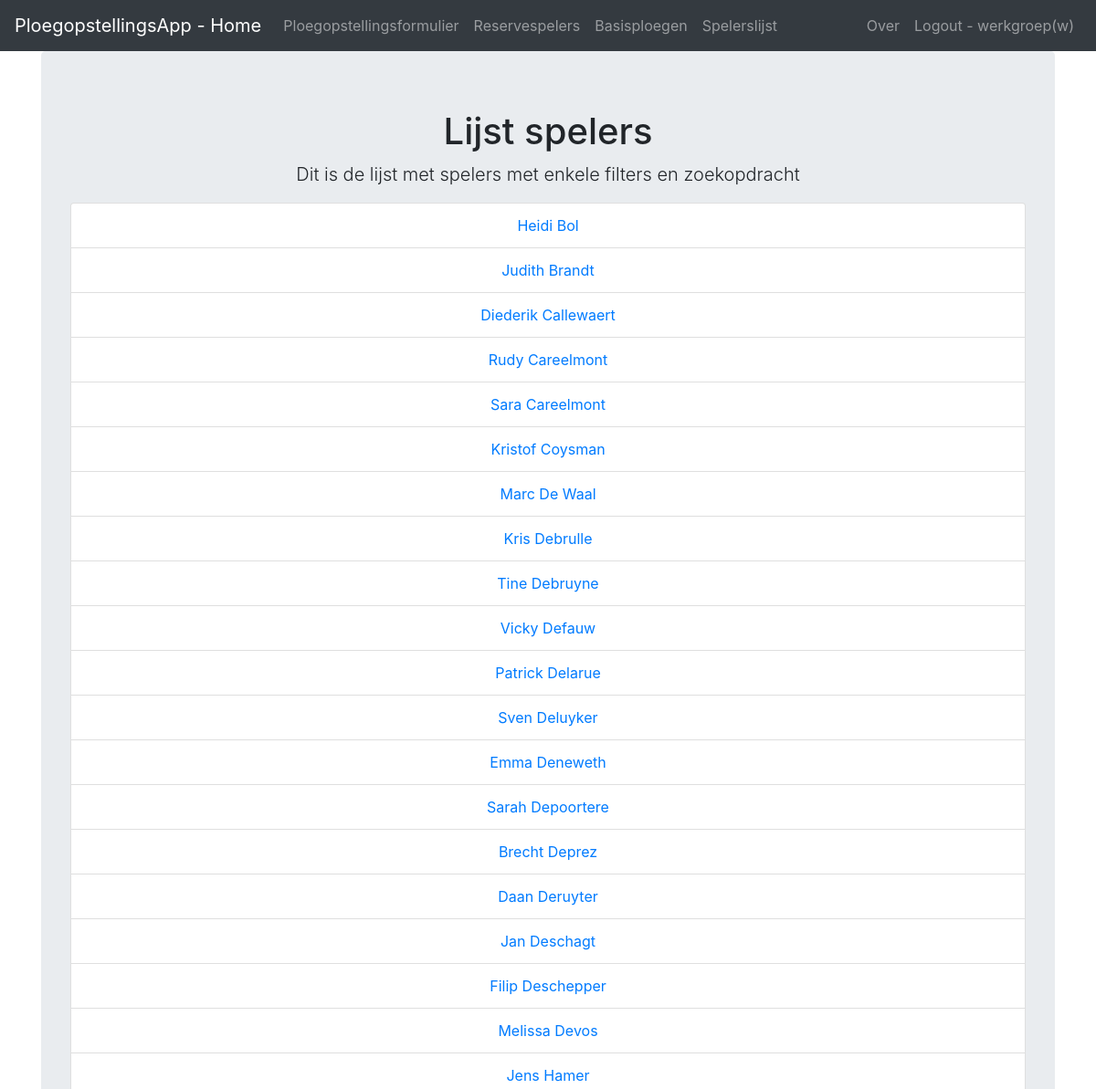
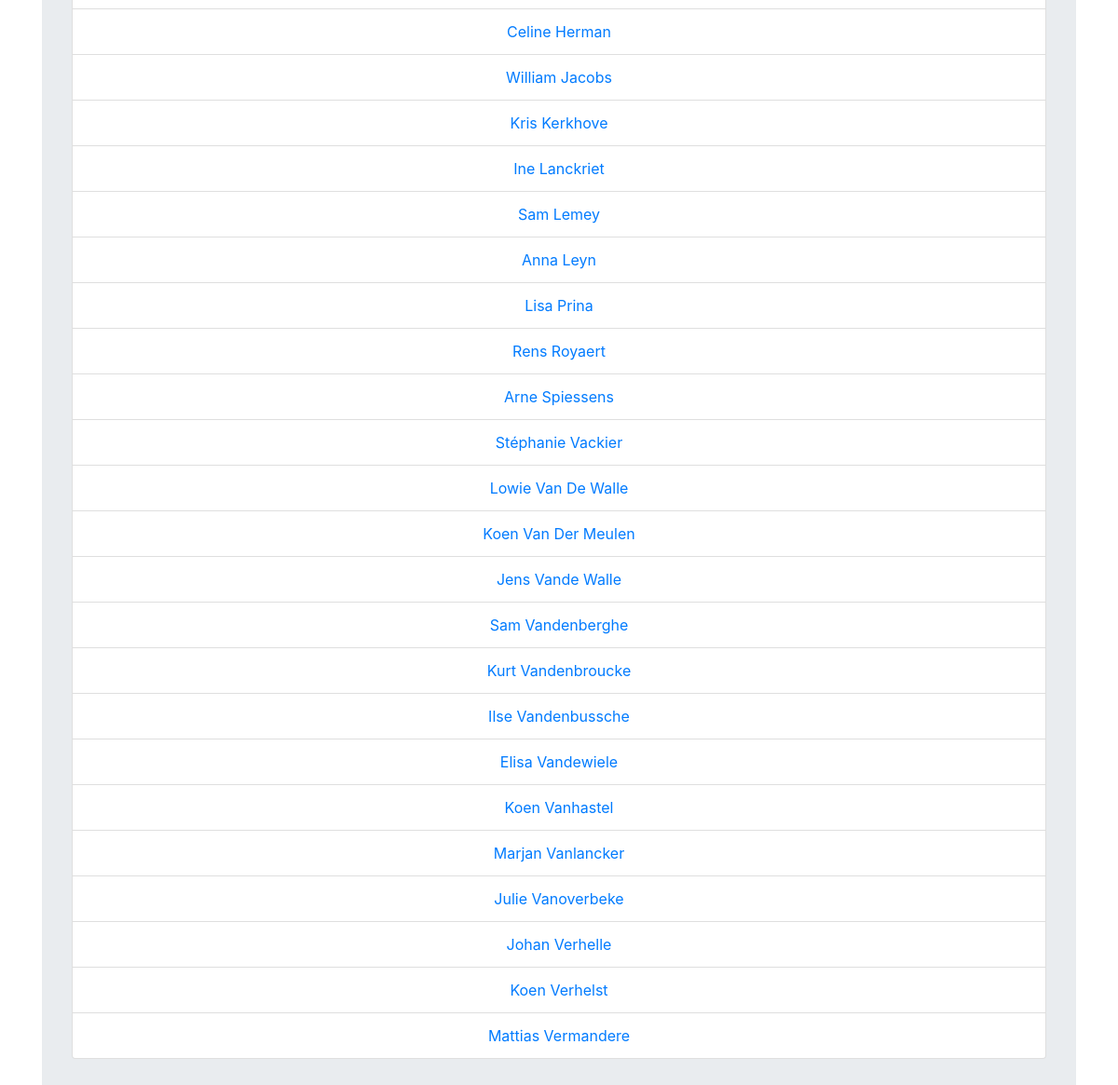
Screenshot of /spelerslijst (signed in) with the database file from the repository (2 pictures, top to bottom).
### app/models.py (models this page shows, shortened)
class Gebruiker (UserMixin, db.Model):
    id = db.Column(db.Integer, primary_key=True)
    naam = db.Column(db.String(64), index=True, unique=True)
    gebruikersnaam = db.Column(db.String(64), index=True, unique=True)
    password_hash = db.Column(db.String(128))
    rechten = db.Column(db.String(64))

class Speler (db.Model):
    id = db.Column(db.Integer, primary_key=True)
    groupcode = db.Column(db.String(128), index=True)
    groupname = db.Column(db.String(64), index=True)
    code = db.Column(db.String(128), index=True)
    memberid = db.Column(db.Integer, index=True)
    lastname = db.Column(db.String(64), index=True)
    lastname2 = db.Column(db.String(64), index=True)
    middlename = db.Column(db.String(64), index=True)
    firstname = db.Column(db.String(64), index=True)
    address = db.Column(db.String(128), index=True)
    address2 = db.Column(db.String(128), index=True)
    address3 = db.Column(db.String(128), index=True)
    postalcode = db.Column(db.String(16), index=True)
    city = db.Column(db.String(64), index=True)
    state = db.Column(db.String(64), index=True)
    country = db.Column(db.String(64), index=True)
    gender = db.Column(db.String(64), index=True)
    dob = db.Column(db.DateTime, index=True)
    phone = db.Column(db.String(64), index=True)
    phone2 = db.Column(db.String(64), index=True)
    mobile = db.Column(db.String(64), index=True)
    fax = db.Column(db.String(64), index=True)
    fax2 = db.Column(db.String(64), index=True)
    email = db.Column(db.String(64), index=True)
    website = db.Column(db.String(128), index=True)
    categoryname = db.Column(db.String(64), index=True)
    startdate = db.Column(db.DateTime, index=True)
    endate = db.Column(db.DateTime, index=True)
    role = db.Column(db.String(64), index=True)
    playerlevelsingle = db.Column(db.String(2), index=True)
    playerleveldouble = db.Column(db.String(2), index=True)
    playerlevelmixed = db.Column(db.String(2), index=True)
    typename = db.Column(db.String(64), index=True)
    geen_badminton_magazine = db.Column(db.Boolean)
    handicap = db.Column(db.Boolean)
    nieuwsbrief = db.Column(db.Boolean)
    partners = db.Column(db.Boolean)
    betaald = db.Column(db.Boolean, index=True)
    betaald_bedrag = db.Column(db.Integer, index=True)
    datum_betaling = db.Column(db.DateTime)
    email_vader = db.Column(db.String(64))
    email_moeder = db.Column(db.String(64))
    gsm_vader = db.Column(db.String(64))
    gsm_moeder = db.Column(db.String(64))
    kyu = db.Column(db.String(64))
    kyu_gaat_in_op = db.Column(db.DateTime)
    verwittiging = db.Column(db.Boolean)
    po_id_votas = db.Column(db.String(128))
    kapitein = db.Column(db.Boolean, index=True)
    wedstrijdleider = db.Column(db.Boolean, index=True)

### app/routes.py (the view)
@app.route('/spelerslijst')
@login_ploegkapitein_required
def spelerslijst():
    spelers = Speler.query.filter((Speler.role =='Speler') | (Speler.role == 'Uitgeleende speler')).filter(or_(Speler.typename == 'Competitiespeler', Speler.typename == 'Jeugd')).filter(Speler.website == 'http://www.interclub.be').all()
    return render_template('spelerslijst.html', spelers=spelers)

### app/models.py (called while the page is built)
@login.user_loader
def load_user(id):
    return Gebruiker.query.get(int(id))

### app/routes.py (called while the page is built)
def login_ploegkapitein_required(f):
    @wraps(f)
    def decorated_function(*args, **kwargs):
        if not current_user.is_authenticated:
            flash('geen rechten tot deze pagina')
            return redirect(url_for('index'))
        return f(*args, **kwargs)
    return decorated_function

### app/templates/spelerslijst.html
{% extends 'layout.html' %}
{% block body %}
    <div class="jumbotron text-center">
        <h1>Lijst spelers</h1>
        <p class="lead">Dit is de lijst met spelers met enkele filters en zoekopdracht</p>
        <ul class="list-group">
        {% for speler in spelers %}
            <li class="list-group-item"><a href="{{ url_for('speler', memberid=speler.memberid) }}">{{speler.firstname}} {{speler.lastname}}</a>
        {% endfor %}
        </ul>
    </div>
{% endblock %}

### app/templates/layout.html (shortened to what this page needs)
<!DOCTYPE html>
<html lang="en">
    <head>
		<link rel="stylesheet" href="https://maxcdn.bootstrapcdn.com/bootstrap/4.0.0/css/bootstrap.min.css">
    </head>
    <body>
        {% include '/includes/_navbar.html' %}
        <div class="container">
            {% block body %}{% endblock %}
        </div>
    </body>
</html>

### app/templates/includes/_navbar.html (shortened to what this page needs)
    <nav class="navbar navbar-expand-md navbar-dark bg-dark">
      <a class="navbar-brand" href="/">PloegopstellingsApp - Home</a>
      <div class="collapse navbar-collapse" id="navbarsExampleDefault">
        <ul class="navbar-nav mr-auto">
          {% if current_user.is_authenticated %}
          <li class="nav-item">
            <a class="nav-link" href="{{ url_for('ploegopstellingsformulier') }}">Ploegopstellingsformulier</a>
          </li>
          {% endif %}
          {% if current_user.is_authenticated %}
          <li class="nav-item">
            <a class="nav-link" href="{{ url_for('reservespelers') }}">Reservespelers</a>
          </li>
          {% endif %}
          {% if current_user.rechten == 'administrator' or current_user.rechten == 'werkgroep' %}
            <li class="nav-item">
                <a class="nav-link" href="{{ url_for('basisploegen') }}">Basisploegen</a>
            </li>
          {% endif %}
          {% if current_user.is_authenticated %}
            <li class="nav-item">
                <a class="nav-link" href="{{ url_for('spelerslijst') }}">Spelerslijst</a>
            </li>
          {% endif %}
        </ul>
          <ul class="nav navbar-nav navbar-right">
            <li class="nav-item">
                <a class="nav-link" href="{{ url_for('over') }}">Over</a>
            </li>
            {% if current_user.is_anonymous %}
                 <li class="nav-item">
                     <a class="nav-link" href="{{ url_for('login') }}">Login</a>
                </li>
            {% else %}
                <li class="nav-item">
                     <a class="nav-link" href="{{ url_for('logout')}}">Logout - {{ current_user.naam }}({{ current_user.rechten[0]}})</a>
                </li>
            {% endif %}
          </ul>
      </div>
    </nav>

### rows the page displays
Gebruiker: naam "werkgroep", rechten "w"
Speler: firstname "Heidi", lastname "Bol"
Speler: firstname "Judith", lastname "Brandt"
Speler: firstname "Diederik", lastname "Callewaert"
Speler: firstname "Rudy", lastname "Careelmont"
Speler: firstname "Sara", lastname "Careelmont"
Speler: firstname "Kristof", lastname "Coysman"
Speler: firstname "Marc", lastname "De Waal"
Speler: firstname "Kris", lastname "Debrulle"
Speler: firstname "Tine", lastname "Debruyne"
Speler: firstname "Vicky", lastname "Defauw"
Speler: firstname "Patrick", lastname "Delarue"
Speler: firstname "Sven", lastname "Deluyker"
Speler: firstname "Emma", lastname "Deneweth"
Speler: firstname "Sarah", lastname "Depoortere"
Speler: firstname "Brecht", lastname "Deprez"
Speler: firstname "Daan", lastname "Deruyter"
Speler: firstname "Jan", lastname "Deschagt"
Speler: firstname "Filip", lastname "Deschepper"
Speler: firstname "Melissa", lastname "Devos"
Speler: firstname "Jens", lastname "Hamer"
Speler: firstname "Celine", lastname "Herman"
Speler: firstname "William", lastname "Jacobs"
Speler: firstname "Kris", lastname "Kerkhove"
Speler: firstname "Ine", lastname "Lanckriet"
Speler: firstname "Sam", lastname "Lemey"
Speler: firstname "Anna", lastname "Leyn"
Speler: firstname "Lisa", lastname "Prina"
Speler: firstname "Rens", lastname "Royaert"
Speler: firstname "Arne", lastname "Spiessens"
Speler: firstname "Stéphanie", lastname "Vackier"
Speler: firstname "Lowie", lastname "Van De Walle"
Speler: firstname "Koen", lastname "Van Der Meulen"
Speler: firstname "Jens", lastname "Vande Walle"
Speler: firstname "Sam", lastname "Vandenberghe"
Speler: firstname "Kurt", lastname "Vandenbroucke"
Speler: firstname "Ilse", lastname "Vandenbussche"
Speler: firstname "Elisa", lastname "Vandewiele"
Speler: firstname "Koen", lastname "Vanhastel"
Speler: firstname "Marjan", lastname "Vanlancker"
Speler: firstname "Julie", lastname "Vanoverbeke"
Speler: firstname "Johan", lastname "Verhelle"
Speler: firstname "Koen", lastname "Verhelst"
Speler: firstname "Mattias", lastname "Vermandere"
